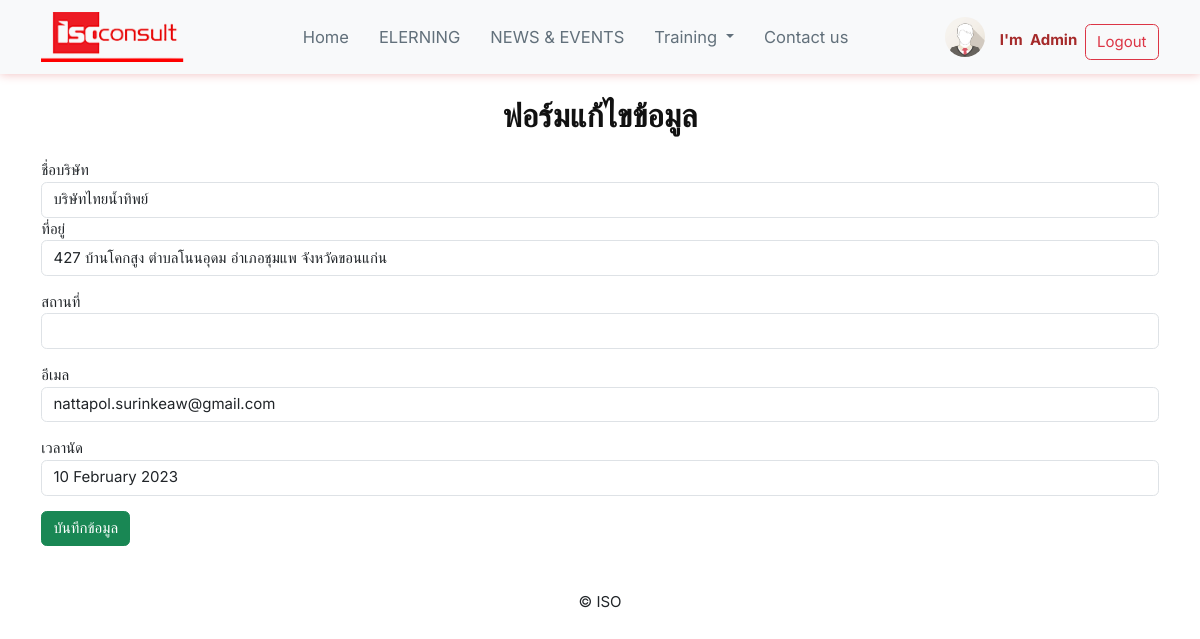
The app's page /onsite/contactEdit/5 (signed in) with its own data.
### onsite/models.py (models this page shows, shortened)
class Contact(models.Model):
    company = models.CharField(max_length=255)
    address = models.CharField(max_length=255)
    position = models.CharField(max_length=50)
    cusemail = models.CharField(max_length=100)
    date = models.DateField(blank=True, null=True,)

### onsite/views.py (the view)
# urls.py: path('contactEdit/<contact_id>',views.contactEdit,name="contactEdit"),
def contactEdit(request,contact_id):
    contact = Contact.objects.get(id = contact_id)
    if request.method == "POST":
        contact.company = request.POST["company"]
        contact.address = request.POST["address"]
        contact.position = request.POST["position"]
        contact.cusemail = request.POST["cusemail"]
        contact.save()
        return redirect('courseRegistration')
    else:
        contact = Contact.objects.get(id = contact_id)
        return render(request,"editRegisCourse.html",{"contact":contact})

### onsite/templates/editRegisCourse.html (shortened to what this page needs)
{% extends "base.html" %}
{% block content %}
<div class="container mt-4 mb-5">
    <h1 class="text-center">ฟอร์มแก้ไขข้อมูล</h1>
    <form method="post" action="">
        <div class="form-group">
            <label for="name">ชื่อบริษัท</label>
            <input type="text" name="company" class="form-control" value="{{contact.company}}">
        </div>
        <div class="form-group mb-3">
            <label for="name">ที่อยู่</label>
            <input type="text" name="address" class="form-control" value="{{contact.address}}">
        </div>
        <div class="form-group mb-3">
            <label for="name">สถานที่</label>
            <input type="text" name="position" class="form-control" value="{{contact.position}}">
        </div>
        <div class="form-group mb-3">
            <label for="name">อีเมล</label>
            <input type="text" name="cusemail" class="form-control" value="{{contact.cusemail}}">
        </div>
        <div class="form-group mb-3">
            <label for="name">เวลานัด</label>
            <input type="text" name="date" class="form-control" value="{{ contact.date|date:"d F Y" }}">
        </div>
        <input type="submit" value="บันทึกข้อมูล" class="btn btn-success">
    </form>
</div>
{% endblock %}

### app_iso/templates/base.html (shortened to what this page needs)
{%load static%}
<!doctype html>
<html lang="en">
<head>
  <link href="https://cdn.jsdelivr.net/npm/bootstrap@5.3.0-alpha1/dist/css/bootstrap.min.css" rel="stylesheet"
>
  <link rel="stylesheet" href="{% static 'style.css' %}">
  <link rel="stylesheet" href="https://cdnjs.cloudflare.com/ajax/libs/font-awesome/4.7.0/css/font-awesome.min.css">
  <link rel="stylesheet" href="https://cdnjs.cloudflare.com/ajax/libs/animate.css/4.1.1/animate.min.css" />
  <link href="https://cdn.jsdelivr.net/npm/froala-editor@3.1.0/css/froala_editor.min.css" rel="stylesheet"
    type="text/css" />
</head>
<body>
  <nav class="navbar navbar-expand-lg bg-body-tertiary">
    <div class="container">
      <a class="navbar-brand" href="{% url 'home-page' %}"><img width="150px"
          src="{% static '/images/isologo.png'%}"></a>
      <div class="collapse navbar-collapse justify-content-between" id="navbarSupportedContent">
        <ul class="navbar-nav ms-auto mb-2 mb-lg-0">
          <li class="nav-item">
            <a class="nav-link" aria-current="page" href="{% url 'home-page' %}">Home</a>
          </li>
          <li class="nav-item">
            <a class="nav-link" href="{% url 'elerning-page' %}">ELERNING</a>
          </li>
          <li class="nav-item">
            <a class="nav-link" href="{% url 'news-page' %}">NEWS & EVENTS</a>
          </li>
          <li class="nav-item dropdown">
            <a class="nav-link dropdown-toggle" href="{% url 'training-page' %}" role="button"
              data-bs-toggle="dropdown">
              Training
            </a>
          </li>
          <li class="nav-item">
            <a class="nav-link" href="{% url 'contact' %}">Contact us</a>
          </li>
        </ul>
        {% if user.is_authenticated %}
        <a class="navbar-brand ms-auto" href="#profile"><img src="{% static '/images/logo_profile.png'%}"
            alt="Avatar Logo" style="width:40px;" class="rounded-pill"></a>
        <font color="brown" class="mt-2"><b>{{user.first_name}}&nbsp&nbsp{{user.last_name}}</b></font>
        <ul class="navbar-nav ms-2 " style="margin-top: 10px;">
          <a href="{% url 'logout' %}"><button class="btn btn-outline-danger">Logout</button></a>
        </ul>
        {%else %}
        <ul class="navbar-nav ms-auto">
          <li><a href="{% url 'login' %}"><button class="btn btn-outline-success ms-3 mb-1">Login</button></a></li>
          <li><a href="{% url 'register-page' %}">
              <button class="btn btn-outline-primary ms-3 mt-auto">Register</button></a></li>
        </ul>
        {% endif %}
      </div>
    </div>
  </nav>
  {% block content %}
  {% endblock %}
  <footer class="container mt-4">
    <div class="text-center">
      <p>&copy; ISO</p>
    </div>
  </footer>
</body>
</html>

### static/style.css (style rules this page uses)
* { font-family: "Inter", sans-serif; box-sizing: border-box; }
html, body { scroll-behavior: smooth; font-size: 15px; line-height: 1.5; margin: 0; overflow-x: hidden; top: 0; left: 0; }
a { text-decoration: none ; }
.navbar-expand-lg { box-shadow:rgb(240, 188, 188) 0px 0px 10px 0px; }
.nav-link { color: rgba(34, 54, 69,.7); }
.navbar-expand-lg .navbar-nav .nav-link { padding: 1rem 1rem; font-size: 1.1rem; position: relative; }
h1,h4 { font-weight: 700; line-height: 1.4; color: #111111; }
h1 { font-size: 32px; line-height: 40px; margin-bottom: 23px }
a { color: #111111; }

### records on screen
Contact: company "บริษัทไทยน้ำทิพย์", address "427 บ้านโคกสูง ตำบลโนนอุดม อำเภอชุมแพ จังหวัดขอนแก่น", cusemail "nattapol.surinkeaw@gmail.com", date "10 February 2023"

### other values on screen
{{ user.first_name }} "I'm"
{{ user.last_name }} "Admin"
